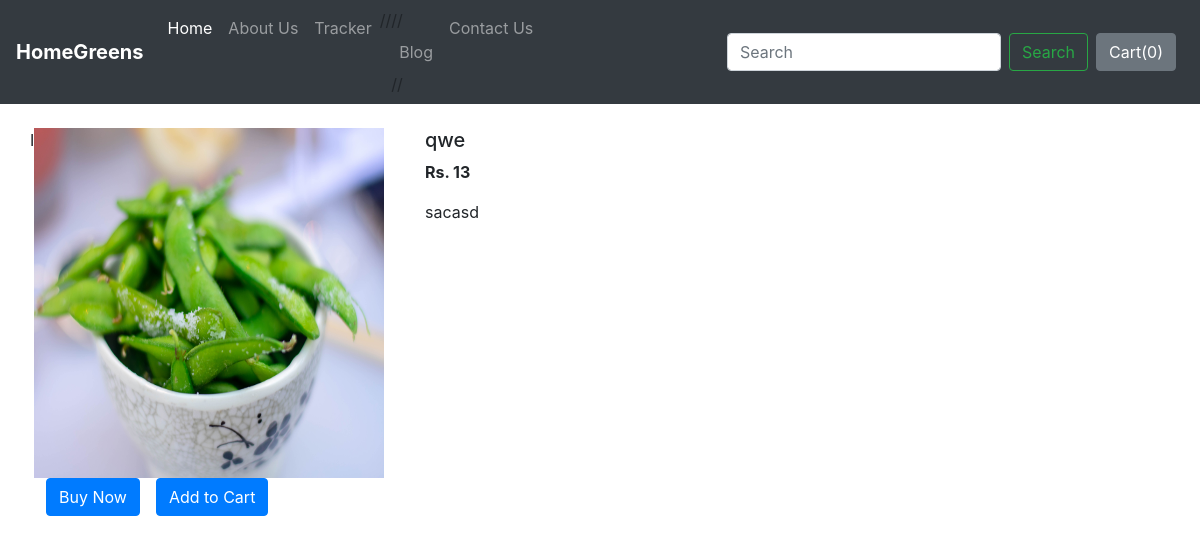
/shop/products/13, run on an earlier commit of the app's database.
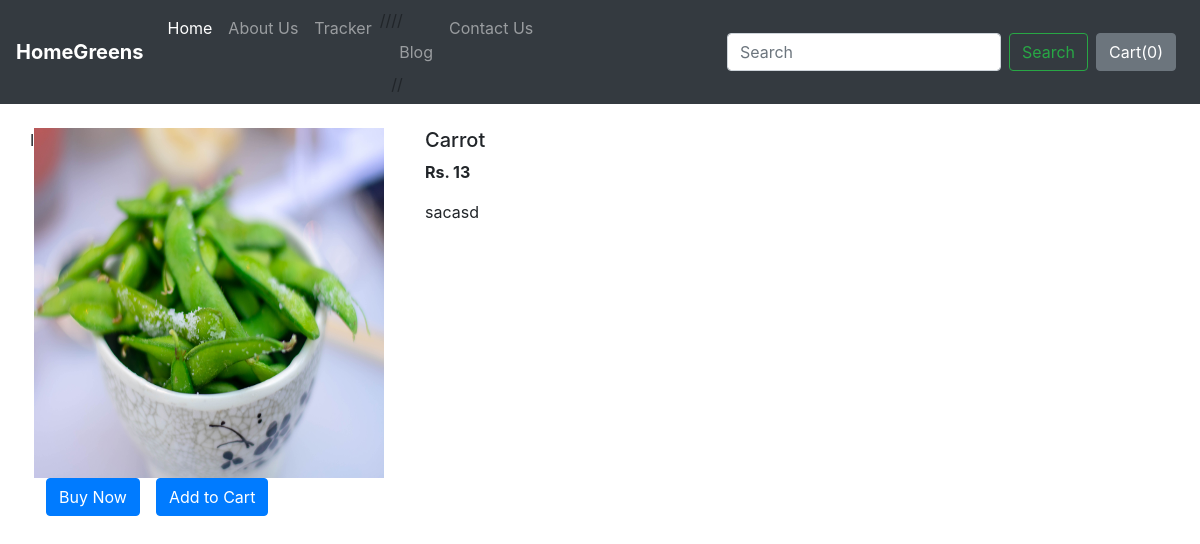
And on a later commit of the database.
### shop/models.py (models this page shows)
class Product(models.Model):
    product_id = models.AutoField
    product_name=models.CharField(max_length=50)
    category=models.CharField(max_length=50,default="")
    subcategory=models.CharField(max_length=50,default="")
    price=models.IntegerField(default=0)
    desc=models.CharField(max_length=300)
    pub_date=models.DateField()
    image=models.ImageField(upload_to="shop/images", default="")
    def __str__(self):
        return self.product_name

### shop/views.py (the view)
# urls.py: path('products/<int:myid>', views.ProdView,name="ProductView"),
def ProdView(request, myid):
    product=Product.objects.filter(id=myid)
    print(product)
    return render(request,"shop/prodview.html",{'product':product[0]})

### shop/templates/shop/prodview.html (shortened to what this page needs)
{% extends 'shop/basic.html' %}
{% block body %}
<div class="container my-4">
    <div class="row">
        <div class="col-md-4">
            <div class="row">
            I   <img src='/media/{{product.image}}' width="350px" height="350px">
            </div>
        <div class="row">
            <button class="btn btn-primary mx-3">Buy Now</button>
            <button class="btn btn-primary ">Add to Cart</button>
        </div>
    </div>
        <div class='col-md-8'>
            <h5>{{product.product_name}}</h5>
            <p><b>Rs. {{product.price}}</b></p>
            <p>{{product.desc}}</p>
        </div>
    </div>
</div>
{% endblock %}

What changed in the data, as far as the page shows it:
changed Product "sacasd": product_name "qwe" → "Carrot"
